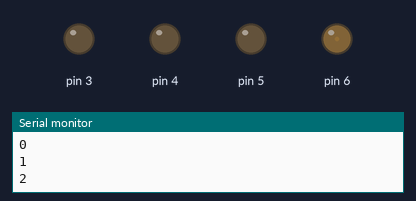
Simulated run of this sketch. Board: Arduino Uno, built with avr-gcc and run on an emulated ATmega328P. Shown: output pins drawn as LEDs (lit = HIGH), the last lines printed to the serial monitor.

Above: at 0.05 s.
At 1.3 s:
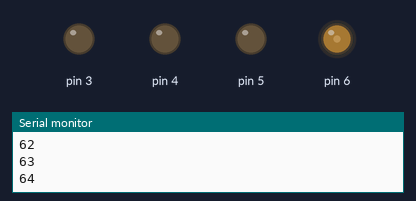
At 2.55 s:
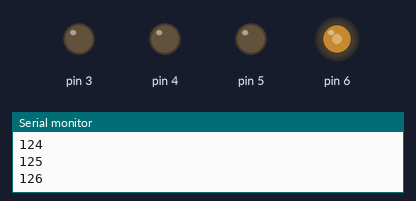
At 5.1 s:
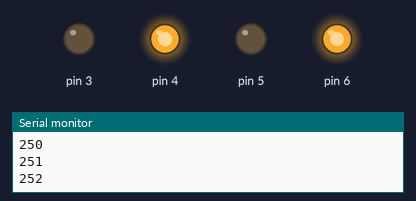
Timing chart, 0 to 6.7 s (numbered marks = the images above):
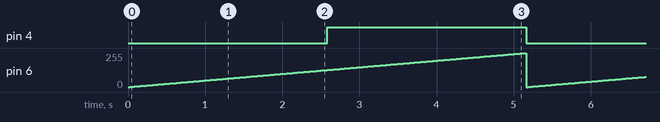

Measured:
- by itself, pin 4: alternates HIGH for 2.6 s and LOW for 2.6 s
- by itself, pin 6: ramps from 0/255 to 255/255 and jumps back, once every 5.2 s

The sketch:

tank.ino
```cpp
/*
  Vitaliy Polyakov (C), polyakov.vs@mail.ru, 2024.
*/

class Motor {
private:
  byte _fwdPin;
  byte _bwdPin;
public:
  Motor(byte fwdPin, byte bwdPin) {
    _fwdPin = fwdPin;
    _bwdPin = bwdPin;
  }

  void init() {
    pinMode(_fwdPin, OUTPUT);
    pinMode(_bwdPin, OUTPUT);
  }

  void moveFwd(byte speed) {
    analogWrite(_fwdPin, speed);
    analogWrite(_bwdPin, LOW);
  }

  void moveBwd(byte speed) {
    analogWrite(_fwdPin, LOW);
    analogWrite(_bwdPin, speed);
  }

  void moveStop() {
    analogWrite(_fwdPin, LOW);
    analogWrite(_bwdPin, LOW);
  }
};

Motor motorR(4, 3); // двигатель A, правый
Motor motorL(6, 5); // двигатель B, левый

byte maxSpeed = 200;

void setup() {
  Serial.begin(9600);
  motorR.init();
  motorL.init();
}

void loop() {

  for (byte i = 0; i <= 255; i++) {
    motorR.moveFwd(i);
    motorL.moveFwd(i);
    Serial.print(i);
    Serial.print("\n");
    delay(20);
  }


  // delay(2000);

  // motorR.moveStop();
  // motorL.moveStop();
  // delay(2000);

  // motorR.moveBwd(maxSpeed);
  // motorL.moveBwd(maxSpeed);
  // delay(2000);

  // motorR.moveStop();
  // motorL.moveStop();
  // delay(2000);
}
```
